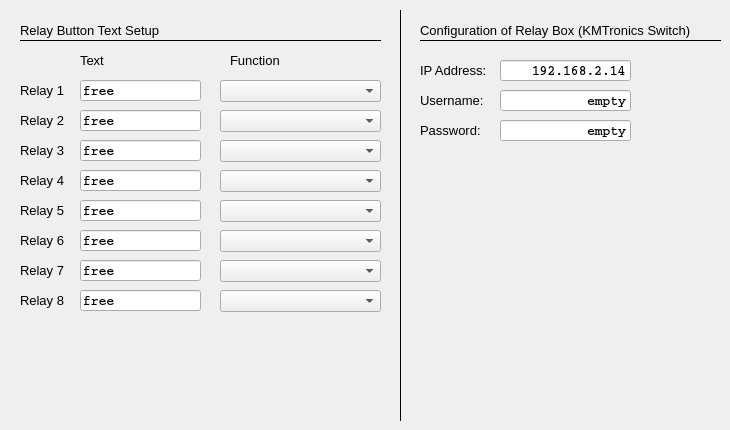
     <widget class="QWidget" name="tab">
      <attribute name="title">
       <string>Relay</string>
      </attribute>
      <widget class="QLineEdit" name="relay2Text">
       <property name="geometry">
        <rect>
         <x>80</x>
         <y>110</y>
         <width>121</width>
         <height>21</height>
        </rect>
       </property>
       <property name="font">
        <font>
         <family>Courier</family>
         <pointsize>10</pointsize>
         <weight>75</weight>
         <bold>true</bold>
        </font>
       </property>
       <property name="mouseTracking">
        <bool>false</bool>
       </property>
       <property name="acceptDrops">
        <bool>false</bool>
       </property>
       <property name="toolTip">
        <string>&lt;html&gt;&lt;head/&gt;&lt;body&gt;&lt;p&gt;Button text for relay&lt;/p&gt;&lt;/body&gt;&lt;/html&gt;</string>
       </property>
       <property name="layoutDirection">
        <enum>Qt::RightToLeft</enum>
       </property>
       <property name="text">
        <string>free</string>
       </property>
       <property name="alignment">
        <set>Qt::AlignLeading|Qt::AlignLeft|Qt::AlignVCenter</set>
       </property>
       <property name="readOnly">
        <bool>false</bool>
       </property>
      </widget>
      <widget class="QLabel" name="label_101">
       <property name="geometry">
        <rect>
         <x>20</x>
         <y>140</y>
         <width>51</width>
         <height>21</height>
        </rect>
       </property>
       <property name="font">
        <font>
         <pointsize>10</pointsize>
        </font>
       </property>
       <property name="text">
        <string>Relay 3</string>
       </property>
      </widget>
      <widget class="QLineEdit" name="relay5Text">
       <property name="geometry">
        <rect>
         <x>80</x>
         <y>200</y>
         <width>121</width>
         <height>21</height>
        </rect>
       </property>
       <property name="font">
        <font>
         <family>Courier</family>
         <pointsize>10</pointsize>
         <weight>75</weight>
         <bold>true</bold>
        </font>
       </property>
       <property name="mouseTracking">
        <bool>false</bool>
       </property>
       <property name="acceptDrops">
        <bool>false</bool>
       </property>
       <property name="toolTip">
        <string>&lt;html&gt;&lt;head/&gt;&lt;body&gt;&lt;p&gt;Button text for relay&lt;/p&gt;&lt;/body&gt;&lt;/html&gt;</string>
       </property>
       <property name="layoutDirection">
        <enum>Qt::RightToLeft</enum>
       </property>
       <property name="text">
        <string>free</string>
       </property>
       <property name="alignment">
        <set>Qt::AlignLeading|Qt::AlignLeft|Qt::AlignVCenter</set>
       </property>
       <property name="readOnly">
        <bool>false</bool>
       </property>
      </widget>
      <widget class="QLabel" name="label_103">
       <property name="geometry">
        <rect>
         <x>20</x>
         <y>20</y>
         <width>191</width>
         <height>21</height>
        </rect>
       </property>
       <property name="font">
        <font>
         <pointsize>10</pointsize>
        </font>
       </property>
       <property name="text">
        <string>Relay Button Text Setup</string>
       </property>
      </widget>
      <widget class="QLineEdit" name="relay3Text">
       <property name="geometry">
        <rect>
         <x>80</x>
         <y>140</y>
         <width>121</width>
         <height>21</height>
        </rect>
       </property>
       <property name="font">
        <font>
         <family>Courier</family>
         <pointsize>10</pointsize>
         <weight>75</weight>
         <bold>true</bold>
        </font>
       </property>
       <property name="mouseTracking">
        <bool>false</bool>
       </property>
       <property name="acceptDrops">
        <bool>false</bool>
       </property>
       <property name="toolTip">
        <string>&lt;html&gt;&lt;head/&gt;&lt;body&gt;&lt;p&gt;Button text for relay&lt;/p&gt;&lt;/body&gt;&lt;/html&gt;</string>
       </property>
       <property name="layoutDirection">
        <enum>Qt::RightToLeft</enum>
       </property>
       <property name="text">
        <string>free</string>
       </property>
       <property name="alignment">
        <set>Qt::AlignLeading|Qt::AlignLeft|Qt::AlignVCenter</set>
       </property>
       <property name="readOnly">
        <bool>false</bool>
       </property>
      </widget>
      <widget class="QLabel" name="label_36">
       <property name="geometry">
        <rect>
         <x>20</x>
         <y>80</y>
         <width>51</width>
         <height>21</height>
        </rect>
       </property>
       <property name="font">
        <font>
         <pointsize>10</pointsize>
        </font>
       </property>
       <property name="text">
        <string>Relay 1</string>
       </property>
      </widget>
      <widget class="QLineEdit" name="relay4Text">
       <property name="geometry">
        <rect>
         <x>80</x>
         <y>170</y>
         <width>121</width>
         <height>21</height>
        </rect>
       </property>
       <property name="font">
        <font>
         <family>Courier</family>
         <pointsize>10</pointsize>
         <weight>75</weight>
         <bold>true</bold>
        </font>
       </property>
       <property name="mouseTracking">
        <bool>false</bool>
       </property>
       <property name="acceptDrops">
        <bool>false</bool>
       </property>
       <property name="toolTip">
        <string>&lt;html&gt;&lt;head/&gt;&lt;body&gt;&lt;p&gt;Button text for relay&lt;/p&gt;&lt;/body&gt;&lt;/html&gt;</string>
       </property>
       <property name="layoutDirection">
        <enum>Qt::RightToLeft</enum>
       </property>
       <property name="text">
        <string>free</string>
       </property>
       <property name="alignment">
        <set>Qt::AlignLeading|Qt::AlignLeft|Qt::AlignVCenter</set>
       </property>
       <property name="readOnly">
        <bool>false</bool>
       </property>
      </widget>
      <widget class="QLabel" name="label_148">
       <property name="geometry">
        <rect>
         <x>20</x>
         <y>200</y>
         <width>51</width>
         <height>21</height>
        </rect>
       </property>
       <property name="font">
        <font>
         <pointsize>10</pointsize>
        </font>
       </property>
       <property name="text">
        <string>Relay 5</string>
       </property>
      </widget>
      <widget class="Line" name="line_22">
       <property name="geometry">
        <rect>
         <x>20</x>
         <y>30</y>
         <width>361</width>
         <height>21</height>
        </rect>
       </property>
       <property name="font">
        <font>
         <pointsize>10</pointsize>
        </font>
       </property>
       <property name="frameShadow">
        <enum>QFrame::Plain</enum>
       </property>
       <property name="orientation">
        <enum>Qt::Horizontal</enum>
       </property>
      </widget>
      <widget class="QLineEdit" name="relay6Text">
       <property name="geometry">
        <rect>
         <x>80</x>
         <y>230</y>
         <width>121</width>
         <height>21</height>
        </rect>
       </property>
       <property name="font">
        <font>
         <family>Courier</family>
         <pointsize>10</pointsize>
         <weight>75</weight>
         <bold>true</bold>
        </font>
       </property>
       <property name="mouseTracking">
        <bool>false</bool>
       </property>
       <property name="acceptDrops">
        <bool>false</bool>
       </property>
       <property name="toolTip">
        <string>&lt;html&gt;&lt;head/&gt;&lt;body&gt;&lt;p&gt;Button text for relay&lt;/p&gt;&lt;/body&gt;&lt;/html&gt;</string>
       </property>
       <property name="layoutDirection">
        <enum>Qt::RightToLeft</enum>
       </property>
       <property name="text">
        <string>free</string>
       </property>
       <property name="alignment">
        <set>Qt::AlignLeading|Qt::AlignLeft|Qt::AlignVCenter</set>
       </property>
       <property name="readOnly">
        <bool>false</bool>
       </property>
      </widget>
      <widget class="QLabel" name="label_150">
       <property name="geometry">
        <rect>
         <x>20</x>
         <y>170</y>
         <width>51</width>
         <height>21</height>
        </rect>
       </property>
       <property name="font">
        <font>
         <pointsize>10</pointsize>
        </font>
       </property>
       <property name="text">
        <string>Relay 4</string>
       </property>
      </widget>
      <widget class="QLineEdit" name="relay1Text">
       <property name="geometry">
        <rect>
         <x>80</x>
         <y>80</y>
         <width>121</width>
         <height>21</height>
        </rect>
       </property>
       <property name="font">
        <font>
         <family>Courier</family>
         <pointsize>10</pointsize>
         <weight>75</weight>
         <bold>true</bold>
        </font>
       </property>
       <property name="mouseTracking">
        <bool>false</bool>
       </property>
       <property name="acceptDrops">
        <bool>false</bool>
       </property>
       <property name="toolTip">
        <string>&lt;html&gt;&lt;head/&gt;&lt;body&gt;&lt;p&gt;Button text for relay&lt;/p&gt;&lt;/body&gt;&lt;/html&gt;</string>
       </property>
       <property name="layoutDirection">
        <enum>Qt::RightToLeft</enum>
       </property>
       <property name="text">
        <string>free</string>
       </property>
       <property name="readOnly">
        <bool>false</bool>
       </property>
      </widget>
      <widget class="QLabel" name="label_161">
       <property name="geometry">
        <rect>
         <x>20</x>
         <y>230</y>
         <width>51</width>
         <height>21</height>
        </rect>
       </property>
       <property name="font">
        <font>
         <pointsize>10</pointsize>
        </font>
       </property>
       <property name="text">
        <string>Relay 6</string>
       </property>
      </widget>
      <widget class="QLabel" name="label_162">
       <property name="geometry">
        <rect>
         <x>20</x>
         <y>110</y>
         <width>51</width>
         <height>21</height>
        </rect>
       </property>
       <property name="font">
        <font>
         <pointsize>10</pointsize>
        </font>
       </property>
       <property name="text">
        <string>Relay 2</string>
       </property>
      </widget>
      <widget class="QLineEdit" name="relay8Text">
       <property name="geometry">
        <rect>
         <x>80</x>
         <y>290</y>
         <width>121</width>
         <height>21</height>
        </rect>
       </property>
       <property name="font">
        <font>
         <family>Courier</family>
         <pointsize>10</pointsize>
         <weight>75</weight>
         <bold>true</bold>
        </font>
       </property>
       <property name="mouseTracking">
        <bool>false</bool>
       </property>
       <property name="acceptDrops">
        <bool>false</bool>
       </property>
       <property name="toolTip">
        <string>&lt;html&gt;&lt;head/&gt;&lt;body&gt;&lt;p&gt;Button text for relay&lt;/p&gt;&lt;/body&gt;&lt;/html&gt;</string>
       </property>
       <property name="layoutDirection">
        <enum>Qt::RightToLeft</enum>
       </property>
       <property name="text">
        <string>free</string>
       </property>
       <property name="alignment">
        <set>Qt::AlignLeading|Qt::AlignLeft|Qt::AlignVCenter</set>
       </property>
       <property name="readOnly">
        <bool>false</bool>
       </property>
      </widget>
      <widget class="QLineEdit" name="relay7Text">
       <property name="geometry">
        <rect>
         <x>80</x>
         <y>260</y>
         <width>121</width>
         <height>21</height>
        </rect>
       </property>
       <property name="font">
        <font>
         <family>Courier</family>
         <pointsize>10</pointsize>
         <weight>75</weight>
         <bold>true</bold>
        </font>
       </property>
       <property name="mouseTracking">
        <bool>false</bool>
       </property>
       <property name="acceptDrops">
        <bool>false</bool>
       </property>
       <property name="toolTip">
        <string>&lt;html&gt;&lt;head/&gt;&lt;body&gt;&lt;p&gt;Button text for relay&lt;/p&gt;&lt;/body&gt;&lt;/html&gt;</string>
       </property>
       <property name="layoutDirection">
        <enum>Qt::RightToLeft</enum>
       </property>
       <property name="text">
        <string>free</string>
       </property>
       <property name="alignment">
        <set>Qt::AlignLeading|Qt::AlignLeft|Qt::AlignVCenter</set>
       </property>
       <property name="readOnly">
        <bool>false</bool>
       </property>
      </widget>
      <widget class="QLabel" name="label_191">
       <property name="geometry">
        <rect>
         <x>20</x>
         <y>260</y>
         <width>51</width>
         <height>21</height>
        </rect>
       </property>
       <property name="font">
        <font>
         <pointsize>10</pointsize>
        </font>
       </property>
       <property name="text">
        <string>Relay 7</string>
       </property>
      </widget>
      <widget class="QLabel" name="label_192">
       <property name="geometry">
        <rect>
         <x>20</x>
         <y>290</y>
         <width>51</width>
         <height>21</height>
        </rect>
       </property>
       <property name="font">
        <font>
         <pointsize>10</pointsize>
        </font>
       </property>
       <property name="text">
        <string>Relay 8</string>
       </property>
      </widget>
      <widget class="QLabel" name="label_144">
       <property name="geometry">
        <rect>
         <x>420</x>
         <y>60</y>
         <width>71</width>
         <height>21</height>
        </rect>
       </property>
       <property name="font">
        <font>
         <pointsize>10</pointsize>
        </font>
       </property>
       <property name="text">
        <string>IP Address:</string>
       </property>
      </widget>
      <widget class="QLineEdit" name="le_relayIP">
       <property name="geometry">
        <rect>
         <x>500</x>
         <y>60</y>
         <width>131</width>
         <height>21</height>
        </rect>
       </property>
       <property name="font">
        <font>
         <family>Courier</family>
         <pointsize>10</pointsize>
         <weight>75</weight>
         <bold>true</bold>
        </font>
       </property>
       <property name="mouseTracking">
        <bool>false</bool>
       </property>
       <property name="acceptDrops">
        <bool>false</bool>
       </property>
       <property name="toolTip">
        <string>&lt;html&gt;&lt;head/&gt;&lt;body&gt;&lt;p&gt;IP address of relay switch&lt;/p&gt;&lt;/body&gt;&lt;/html&gt;</string>
       </property>
       <property name="layoutDirection">
        <enum>Qt::RightToLeft</enum>
       </property>
       <property name="text">
        <string>192.168.2.14</string>
       </property>
       <property name="maxLength">
        <number>15</number>
       </property>
       <property name="alignment">
        <set>Qt::AlignRight|Qt::AlignTrailing|Qt::AlignVCenter</set>
       </property>
       <property name="readOnly">
        <bool>false</bool>
       </property>
      </widget>
      <widget class="Line" name="line_48">
       <property name="geometry">
        <rect>
         <x>420</x>
         <y>30</y>
         <width>301</width>
         <height>21</height>
        </rect>
       </property>
       <property name="font">
        <font>
         <pointsize>10</pointsize>
        </font>
       </property>
       <property name="frameShadow">
        <enum>QFrame::Plain</enum>
       </property>
       <property name="orientation">
        <enum>Qt::Horizontal</enum>
       </property>
      </widget>
      <widget class="QLabel" name="label_141">
       <property name="geometry">
        <rect>
         <x>420</x>
         <y>20</y>
         <width>291</width>
         <height>21</height>
        </rect>
       </property>
       <property name="font">
        <font>
         <pointsize>10</pointsize>
        </font>
       </property>
       <property name="text">
        <string>Configuration of Relay Box (KMTronics Switch)</string>
       </property>
      </widget>
      <widget class="QLabel" name="label_41">
       <property name="geometry">
        <rect>
         <x>80</x>
         <y>50</y>
         <width>51</width>
         <height>21</height>
        </rect>
       </property>
       <property name="font">
        <font>
         <pointsize>10</pointsize>
        </font>
       </property>
       <property name="text">
        <string>Text</string>
       </property>
      </widget>
      <widget class="QLabel" name="label_195">
       <property name="geometry">
        <rect>
         <x>230</x>
         <y>50</y>
         <width>51</width>
         <height>21</height>
        </rect>
       </property>
       <property name="font">
        <font>
         <pointsize>10</pointsize>
        </font>
       </property>
       <property name="text">
        <string>Function</string>
       </property>
      </widget>
      <widget class="QLabel" name="label_196">
       <property name="geometry">
        <rect>
         <x>420</x>
         <y>90</y>
         <width>71</width>
         <height>21</height>
        </rect>
       </property>
       <property name="font">
        <font>
         <pointsize>10</pointsize>
        </font>
       </property>
       <property name="text">
        <string>Username:</string>
       </property>
      </widget>
      <widget class="QLabel" name="label_197">
       <property name="geometry">
        <rect>
         <x>420</x>
         <y>120</y>
         <width>71</width>
         <height>21</height>
        </rect>
       </property>
       <property name="font">
        <font>
         <pointsize>10</pointsize>
        </font>
       </property>
       <property name="text">
        <string>Password:</string>
       </property>
      </widget>
      <widget class="QLineEdit" name="KMUsername">
       <property name="geometry">
        <rect>
         <x>500</x>
         <y>90</y>
         <width>131</width>
         <height>21</height>
        </rect>
       </property>
       <property name="font">
        <font>
         <family>Courier</family>
         <pointsize>10</pointsize>
         <weight>75</weight>
         <bold>true</bold>
        </font>
       </property>
       <property name="mouseTracking">
        <bool>false</bool>
       </property>
       <property name="acceptDrops">
        <bool>false</bool>
       </property>
       <property name="toolTip">
        <string>&lt;html&gt;&lt;head/&gt;&lt;body&gt;&lt;p&gt;IP address of relay switch&lt;/p&gt;&lt;/body&gt;&lt;/html&gt;</string>
       </property>
       <property name="layoutDirection">
        <enum>Qt::RightToLeft</enum>
       </property>
       <property name="text">
        <string>empty</string>
       </property>
       <property name="maxLength">
        <number>15</number>
       </property>
       <property name="alignment">
        <set>Qt::AlignRight|Qt::AlignTrailing|Qt::AlignVCenter</set>
       </property>
       <property name="readOnly">
        <bool>false</bool>
       </property>
      </widget>
      <widget class="QLineEdit" name="KMPassword">
       <property name="geometry">
        <rect>
         <x>500</x>
         <y>120</y>
         <width>131</width>
         <height>21</height>
        </rect>
       </property>
       <property name="font">
        <font>
         <family>Courier</family>
         <pointsize>10</pointsize>
         <weight>75</weight>
         <bold>true</bold>
        </font>
       </property>
       <property name="mouseTracking">
        <bool>false</bool>
       </property>
       <property name="acceptDrops">
        <bool>false</bool>
       </property>
       <property name="toolTip">
        <string>&lt;html&gt;&lt;head/&gt;&lt;body&gt;&lt;p&gt;IP address of relay switch&lt;/p&gt;&lt;/body&gt;&lt;/html&gt;</string>
       </property>
       <property name="layoutDirection">
        <enum>Qt::RightToLeft</enum>
       </property>
       <property name="text">
        <string>empty</string>
       </property>
       <property name="maxLength">
        <number>15</number>
       </property>
       <property name="alignment">
        <set>Qt::AlignRight|Qt::AlignTrailing|Qt::AlignVCenter</set>
       </property>
       <property name="readOnly">
        <bool>false</bool>
       </property>
      </widget>
      <widget class="Line" name="line_59">
       <property name="geometry">
        <rect>
         <x>390</x>
         <y>10</y>
         <width>21</width>
         <height>411</height>
        </rect>
       </property>
       <property name="frameShadow">
        <enum>QFrame::Plain</enum>
       </property>
       <property name="orientation">
        <enum>Qt::Vertical</enum>
       </property>
      </widget>
      <widget class="QComboBox" name="relay1Function">
       <property name="geometry">
        <rect>
         <x>220</x>
         <y>80</y>
         <width>161</width>
         <height>22</height>
        </rect>
       </property>
      </widget>
      <widget class="QComboBox" name="relay2Function">
       <property name="geometry">
        <rect>
         <x>220</x>
         <y>110</y>
         <width>161</width>
         <height>22</height>
        </rect>
       </property>
      </widget>
      <widget class="QComboBox" name="relay3Function">
       <property name="geometry">
        <rect>
         <x>220</x>
         <y>140</y>
         <width>161</width>
         <height>22</height>
        </rect>
       </property>
      </widget>
      <widget class="QComboBox" name="relay4Function">
       <property name="geometry">
        <rect>
         <x>220</x>
         <y>170</y>
         <width>161</width>
         <height>22</height>
        </rect>
       </property>
      </widget>
      <widget class="QComboBox" name="relay5Function">
       <property name="geometry">
        <rect>
         <x>220</x>
         <y>200</y>
         <width>161</width>
         <height>22</height>
        </rect>
       </property>
      </widget>
      <widget class="QComboBox" name="relay6Function">
       <property name="geometry">
        <rect>
         <x>220</x>
         <y>230</y>
         <width>161</width>
         <height>22</height>
        </rect>
       </property>
      </widget>
      <widget class="QComboBox" name="relay7Function">
       <property name="geometry">
        <rect>
         <x>220</x>
         <y>260</y>
         <width>161</width>
         <height>22</height>
        </rect>
       </property>
      </widget>
      <widget class="QComboBox" name="relay8Function">
       <property name="geometry">
        <rect>
         <x>220</x>
         <y>290</y>
         <width>161</width>
         <height>22</height>
        </rect>
       </property>
      </widget>
     </widget>
